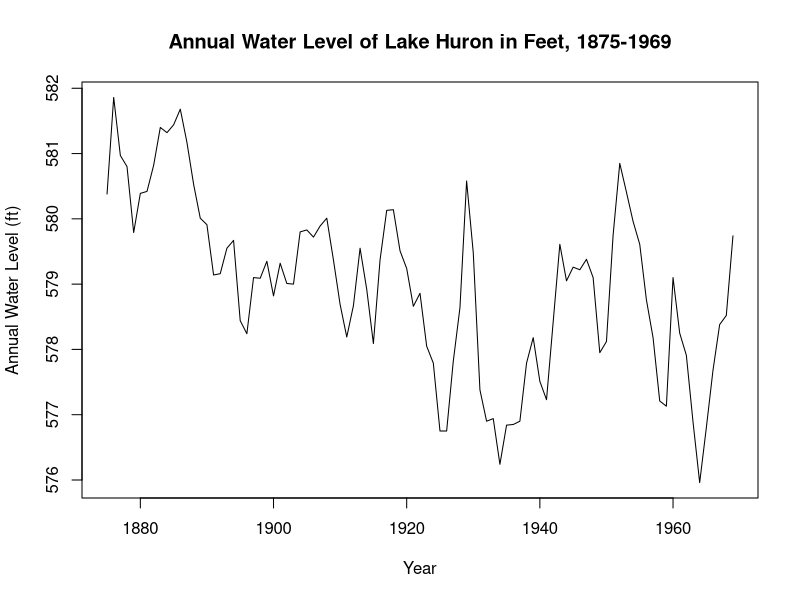
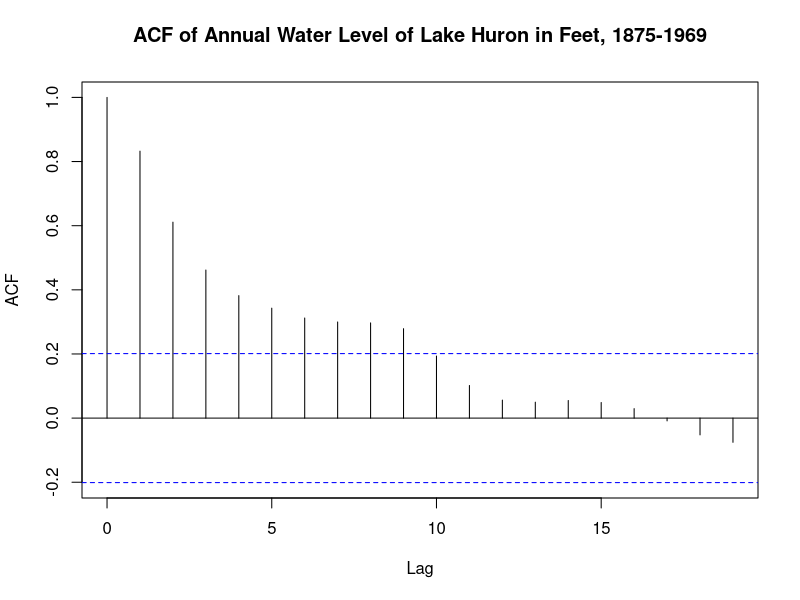
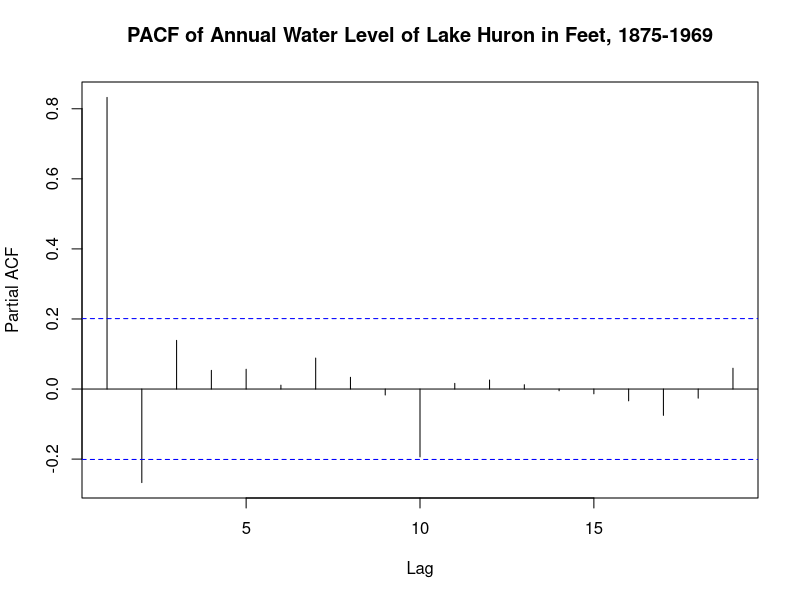
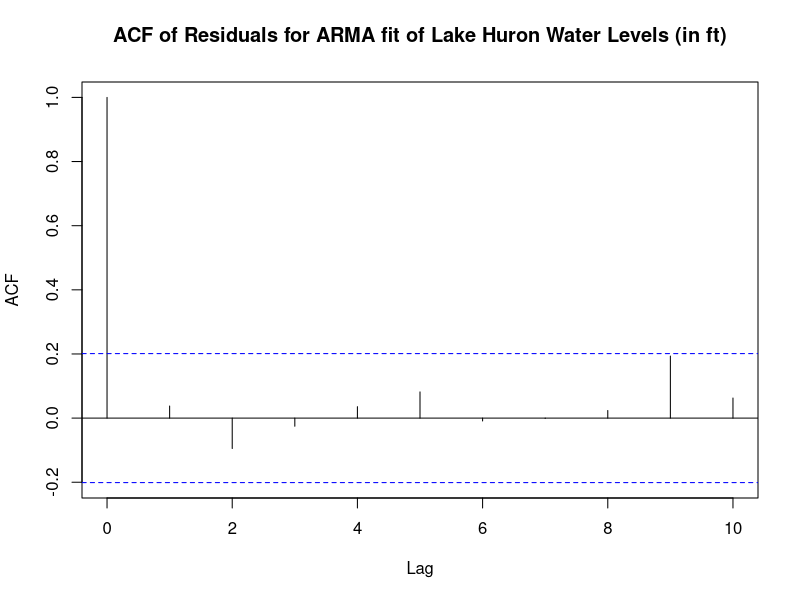
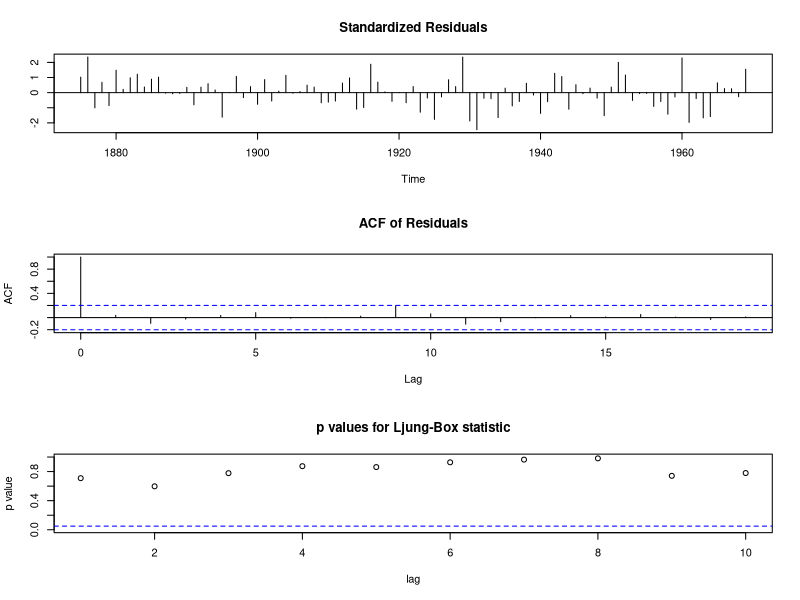

These charts were generated, in order, by the following R code:
## ---- chunk 1
knitr::opts_chunk$set(echo = TRUE)
library(zoo)
library(tseries)
library(xts)
library(ggplot2)
library(knitr)
## ---- chunk 2
data(LakeHuron)
series = LakeHuron
head(series)
## ---- chunk 3
train = window(series, start = c(1875), end = c(1969))
test = window(series, start = c(1970), end = c(1972))
# verify our splitting
length(series) == (length(train) + length(test))
## ---- chunk 4
plot(train, main = "Annual Water Level of Lake Huron in Feet, 1875-1969",
      ylab = "Annual Water Level (ft)", xlab = "Year")
## ---- chunk 5
acf(train, main = "ACF of Annual Water Level of Lake Huron in Feet, 1875-1969")
## ---- chunk 6
pacf(train, main = "PACF of Annual Water Level of Lake Huron in Feet, 1875-1969")
## ---- chunk 7
p = 2; d = 0; q = 0;
fit = arima(train, order = c(p, d, q), include.mean = TRUE)
(fit)
## ---- chunk 8
acf(fit$residuals, 
    main = "ACF of Residuals for ARMA fit of Lake Huron Water Levels (in ft)",
    lag.max = 10)
## ---- chunk 9
tsdiag(fit)
## ---- chunk 10
library(forecast)

results = data.frame(forecast(fit))

kable(results[1:3, c(1, 4, 5)])
## ---- chunk 11
as.numeric(test)
